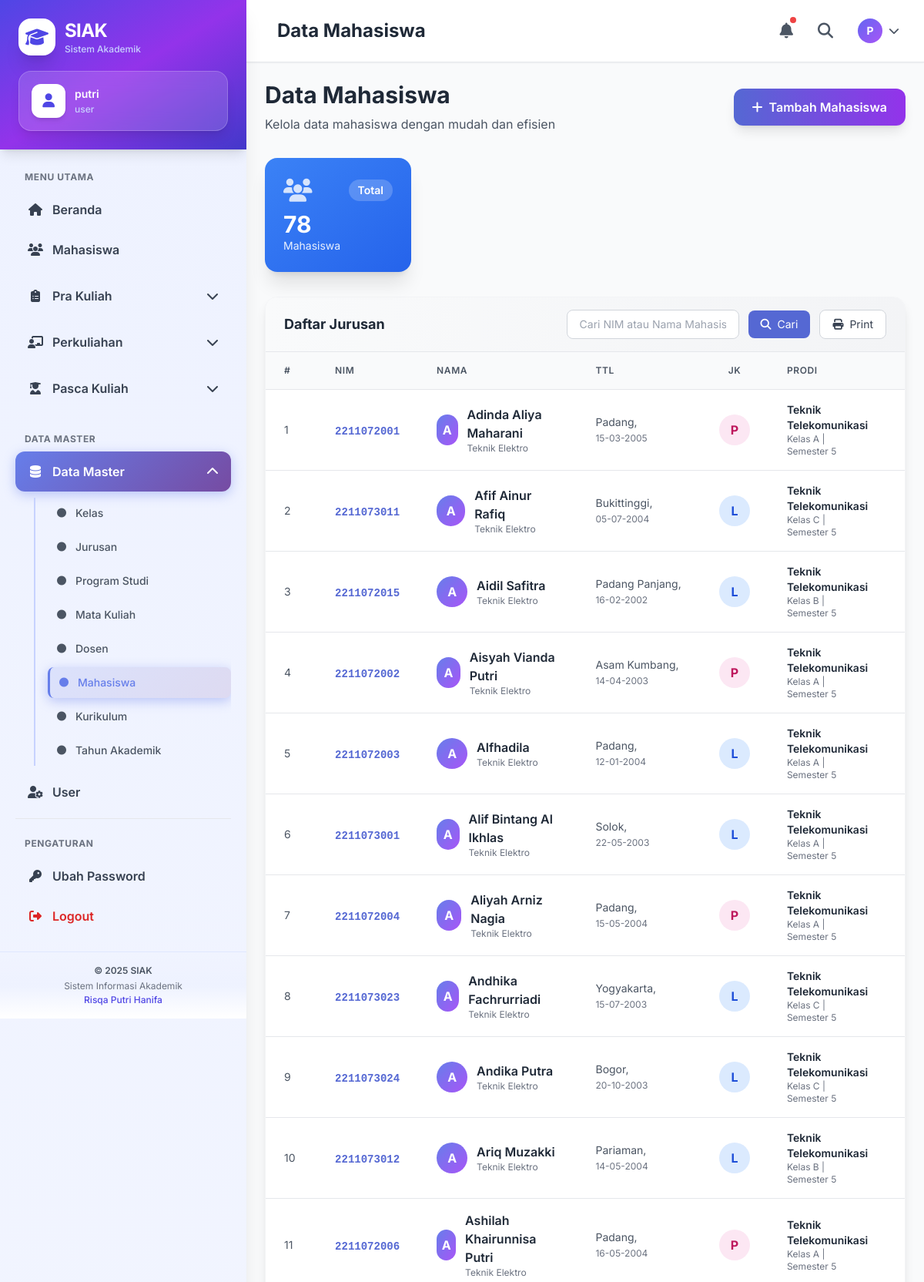
The page /index.php?page=mahasiswa (signed in, upper part) on the database its author committed.
### tables this page shows
CREATE TABLE `mahasiswa` (
  `mhsNim` varchar(10) NOT NULL DEFAULT '',
  `mhsNama` varchar(50) NOT NULL DEFAULT '',
  `mhsTempatLahir` varchar(50) DEFAULT NULL,
  `mhsTglLahir` date DEFAULT NULL,
  `mhsJenisKelamin` enum('L','P') DEFAULT 'L',
  `mhsJurId` smallint(6) DEFAULT NULL,
  `mhsProdiId` smallint(6) DEFAULT NULL,
  `mhsKodeKelas` enum('A','B','C','D') DEFAULT 'A',
  `mhsStsAkademik` enum('A','L','C','D','K','M') DEFAULT 'A',
  `mhsSmsAktif` tinyint(4) DEFAULT 0,
  `mhsFoto` varchar(50) DEFAULT NULL
);

CREATE TABLE `jurusan` (
  `jurId` smallint(6) NOT NULL,
  `jurKode` varchar(20) DEFAULT NULL,
  `jurNama` varchar(100) NOT NULL DEFAULT '',
  `jurNamaAsing` varchar(100) DEFAULT NULL,
  `jurIsAktif` tinyint(4) DEFAULT 1
);

CREATE TABLE `program_studi` (
  `prodiId` smallint(6) NOT NULL,
  `prodiJurId` smallint(6) DEFAULT NULL,
  `prodiKode` varchar(20) DEFAULT NULL,
  `prodiNama` varchar(100) NOT NULL DEFAULT '',
  `prodiNamaAsing` varchar(100) DEFAULT NULL,
  `prodiJenjang` varchar(10) DEFAULT NULL,
  `prodiEmail` varchar(50) DEFAULT NULL,
  `prodiWebsite` varchar(50) DEFAULT NULL,
  `prodiIsAktif` tinyint(4) DEFAULT 1
);

### models/Mahasiswa.php (called while the page is built, shortened)
<?php
class Mahasiswa {
    private $db;
    function __construct($koneksi){
        $this->db = $koneksi;
    }
    function all($search = ""){
        $where = "1=1";
        return $this->db->query("
            SELECT m.*, j.jurNama, p.prodiNama
            FROM mahasiswa m
            LEFT JOIN jurusan j ON m.mhsJurId = j.jurId
            LEFT JOIN program_studi p ON m.mhsProdiId = p.prodiId
            WHERE $where
            ORDER BY m.mhsNama
        ");
    }
}
?>

### views/mahasiswa/index.php (the view, shortened to what this page needs)
<?php include "views/layout/header.php"; ?>
<?php include "views/layout/sidebar.php"; ?>
<div class="flex flex-col md:flex-row md:items-center md:justify-between mb-8">
    <div>
        <h1 class="text-3xl font-bold text-gray-800 mb-2">Data Mahasiswa</h1>
        <p class="text-gray-600">Kelola data mahasiswa dengan mudah dan efisien</p>
    </div>
    <a href="index.php?page=mahasiswa&aksi=tambah" class="mt-4 md:mt-0 inline-flex items-center px-6 py-3 bg-gradient-to-r from-primary-600 to-secondary-600 text-white font-semibold rounded-xl shadow-lg hover:shadow-xl transform hover:-translate-y-1 transition duration-200">
        <i class="fas fa-plus mr-2"></i>
        Tambah Mahasiswa
    </a>
</div>
<div class="grid grid-cols-1 md:grid-cols-4 gap-6 mb-8">
    <div class="bg-gradient-to-br from-blue-500 to-blue-600 rounded-2xl p-6 text-white shadow-xl">
        <div class="flex items-center justify-between mb-2">
            <i class="fas fa-users text-3xl opacity-80"></i>
            <span class="bg-white/20 px-3 py-1 rounded-full text-sm font-semibold">Total</span>
        </div>
        <p class="text-3xl font-bold"><?= $rows->num_rows ?></p>
        <p class="text-sm opacity-90">Mahasiswa</p>
    </div>
</div>
<div class="bg-white rounded-2xl shadow-lg overflow-hidden border border-gray-100">
    <div class="bg-gradient-to-r from-gray-50 to-gray-100 px-6 py-4 border-b border-gray-200">
        <div class="flex items-center justify-between">
            <h3 class="text-lg font-bold text-gray-800">Daftar Jurusan</h3>
            <div class="flex items-center space-x-2">
                <form method="GET" class="flex items-center space-x-3">
                    <input type="text" name="q" value="<?= $_GET['q'] ?? '' ?>"
                        placeholder="Cari NIM atau Nama Mahasiswa..."
                        class="px-4 py-2 border border-gray-300 rounded-lg focus:ring-primary-500
                            focus:border-primary-500 w-56 text-sm">
                    <button type="submit"
                        class="px-4 py-2 bg-primary-600 text-white rounded-lg hover:bg-primary-700 text-sm">
                        <i class="fas fa-search mr-1"></i> Cari
                    </button>
                <button class="px-4 py-2 bg-white border border-gray-300 rounded-lg text-gray-700 hover:bg-gray-50 transition text-sm">
                    <i class="fas fa-print mr-2"></i>Print
                </button>
            </div>
        </div>
    </div>
    <div class="overflow-x-auto">
        <table class="w-full">
            <thead class="bg-gray-50 border-b border-gray-200">
                <tr>
                    <th class="px-6 py-4 text-left text-xs font-semibold text-gray-600 uppercase tracking-wider">#</th>
                    <th class="px-6 py-4 text-left text-xs font-semibold text-gray-600 uppercase tracking-wider">NIM</th>
                    <th class="px-6 py-4 text-left text-xs font-semibold text-gray-600 uppercase tracking-wider">Nama</th>
                    <th class="px-6 py-4 text-left text-xs font-semibold text-gray-600 uppercase tracking-wider">TTL</th>
                    <th class="px-6 py-4 text-center text-xs font-semibold text-gray-600 uppercase tracking-wider">JK</th>
                    <th class="px-6 py-4 text-left text-xs font-semibold text-gray-600 uppercase tracking-wider">Prodi</th>
                    <th class="px-6 py-4 text-center text-xs font-semibold text-gray-600 uppercase tracking-wider">Status</th>
                </tr>
            </thead>
            <tbody class="divide-y divide-gray-200">
                <?php
                $no = 1;
                while($r = $rows->fetch_assoc()):
                ?>
                <tr class="hover:bg-gray-50 transition duration-200">
                    <td class="px-6 py-4 text-sm text-gray-600"><?= $no++ ?></td>
                    <td class="px-6 py-4">
                        <span class="font-mono text-sm font-semibold text-primary-600"><?= htmlspecialchars($r['mhsNim']) ?></span>
                    </td>
                    <td class="px-6 py-4">
                        <div class="flex items-center space-x-3">
                            <div class="w-10 h-10 bg-gradient-to-br from-primary-500 to-secondary-500 rounded-full flex items-center justify-center text-white font-bold">
                                <?= strtoupper(substr($r['mhsNama'], 0, 1)) ?>
                            </div>
                            <div>
                                <p class="font-semibold text-gray-800"><?= htmlspecialchars($r['mhsNama']) ?></p>
                                <p class="text-xs text-gray-500"><?= htmlspecialchars($r['jurNama']) ?></p>
                            </div>
                        </div>
                    </td>
                    <td class="px-6 py-4 text-sm text-gray-600">
                        <?= htmlspecialchars($r['mhsTempatLahir']) ?>,<br>
                        <span class="text-xs text-gray-500">
                            <?= $r['mhsTglLahir'] ? date('d-m-Y', strtotime($r['mhsTglLahir'])) : '-' ?>
                        </span>
                    </td>
                    <td class="px-6 py-4 text-center">
                        <span class="inline-flex items-center justify-center w-10 h-10 rounded-full <?= $r['mhsJenisKelamin'] == 'L' ? 'bg-blue-100 text-blue-700' : 'bg-pink-100 text-pink-700' ?> font-bold">
                            <?= $r['mhsJenisKelamin'] ?>
                        </span>
                    </td>
                    <td class="px-6 py-4">
                        <div>
                            <p class="text-sm font-semibold text-gray-800"><?= htmlspecialchars($r['prodiNama']) ?></p>
                            <p class="text-xs text-gray-500">Kelas <?= htmlspecialchars($r['mhsKodeKelas']) ?> | Semester <?= $r['mhsSmsAktif'] ?></p>
                        </div>
                    </td>
                    <td class="px-6 py-4 text-center">
                    </td>
                </tr>
                <?php endwhile; ?>
            </tbody>
        </table>
    </div>
</div>
<?php include "views/layout/footer.php"; ?>

### views/layout/header.php (style rules this page uses)
body { font-family: 'Inter', sans-serif; }
* { transition: all 0.2s ease; }

### rows shown on the page
mahasiswa: mhsNim "2211072001", mhsNama "A", mhsNama "Adinda Aliya Maharani", mhsJurId.jurNama "Teknik Elektro", mhsTempatLahir "Padang", mhsTglLahir "15-03-2005", mhsJenisKelamin "P", mhsProdiId.prodiNama "Teknik Telekomunikasi", mhsKodeKelas "A", mhsSmsAktif "5"
mahasiswa: mhsNim "2211073011", mhsNama "A", mhsNama "Afif Ainur Rafiq", mhsJurId.jurNama "Teknik Elektro", mhsTempatLahir "Bukittinggi", mhsTglLahir "05-07-2004", mhsJenisKelamin "L", mhsProdiId.prodiNama "Teknik Telekomunikasi", mhsKodeKelas "C", mhsSmsAktif "5"
mahasiswa: mhsNim "2211072015", mhsNama "A", mhsNama "Aidil Safitra", mhsJurId.jurNama "Teknik Elektro", mhsTempatLahir "Padang Panjang", mhsTglLahir "16-02-2002", mhsJenisKelamin "L", mhsProdiId.prodiNama "Teknik Telekomunikasi", mhsKodeKelas "B", mhsSmsAktif "5"
mahasiswa: mhsNim "2211072002", mhsNama "A", mhsNama "Aisyah Vianda Putri", mhsJurId.jurNama "Teknik Elektro", mhsTempatLahir "Asam Kumbang", mhsTglLahir "14-04-2003", mhsJenisKelamin "P", mhsProdiId.prodiNama "Teknik Telekomunikasi", mhsKodeKelas "A", mhsSmsAktif "5"
mahasiswa: mhsNim "2211072003", mhsNama "A", mhsNama "Alfhadila", mhsJurId.jurNama "Teknik Elektro", mhsTempatLahir "Padang", mhsTglLahir "12-01-2004", mhsJenisKelamin "L", mhsProdiId.prodiNama "Teknik Telekomunikasi", mhsKodeKelas "A", mhsSmsAktif "5"
mahasiswa: mhsNim "2211073001", mhsNama "A", mhsNama "Alif Bintang Al Ikhlas", mhsJurId.jurNama "Teknik Elektro", mhsTempatLahir "Solok", mhsTglLahir "22-05-2003", mhsJenisKelamin "L", mhsProdiId.prodiNama "Teknik Telekomunikasi", mhsKodeKelas "A", mhsSmsAktif "5"
mahasiswa: mhsNim "2211072004", mhsNama "A", mhsNama "Aliyah Arniz Nagia", mhsJurId.jurNama "Teknik Elektro", mhsTempatLahir "Padang", mhsTglLahir "15-05-2004", mhsJenisKelamin "P", mhsProdiId.prodiNama "Teknik Telekomunikasi", mhsKodeKelas "A", mhsSmsAktif "5"
mahasiswa: mhsNim "2211073023", mhsNama "A", mhsNama "Andhika Fachrurriadi", mhsJurId.jurNama "Teknik Elektro", mhsTempatLahir "Yogyakarta", mhsTglLahir "15-07-2003", mhsJenisKelamin "L", mhsProdiId.prodiNama "Teknik Telekomunikasi", mhsKodeKelas "C", mhsSmsAktif "5"
mahasiswa: mhsNim "2211073024", mhsNama "A", mhsNama "Andika Putra", mhsJurId.jurNama "Teknik Elektro", mhsTempatLahir "Bogor", mhsTglLahir "20-10-2003", mhsJenisKelamin "L", mhsProdiId.prodiNama "Teknik Telekomunikasi", mhsKodeKelas "C", mhsSmsAktif "5"
mahasiswa: mhsNim "2211073012", mhsNama "A", mhsNama "Ariq Muzakki", mhsJurId.jurNama "Teknik Elektro", mhsTempatLahir "Pariaman", mhsTglLahir "14-05-2004", mhsJenisKelamin "L", mhsProdiId.prodiNama "Teknik Telekomunikasi", mhsKodeKelas "B", mhsSmsAktif "5"
mahasiswa: mhsNim "2211072006", mhsNama "A", mhsNama "Ashilah Khairunnisa Putri", mhsJurId.jurNama "Teknik Elektro", mhsTempatLahir "Padang", mhsTglLahir "16-05-2004", mhsJenisKelamin "P", mhsProdiId.prodiNama "Teknik Telekomunikasi", mhsKodeKelas "A", mhsSmsAktif "5"

### other values the page prints
$_SESSION['user'] "putri"
$_SESSION['grup'] "user"
substr($_SESSION['user'], 0, 1) "P"
$rows->num_rows "78"
